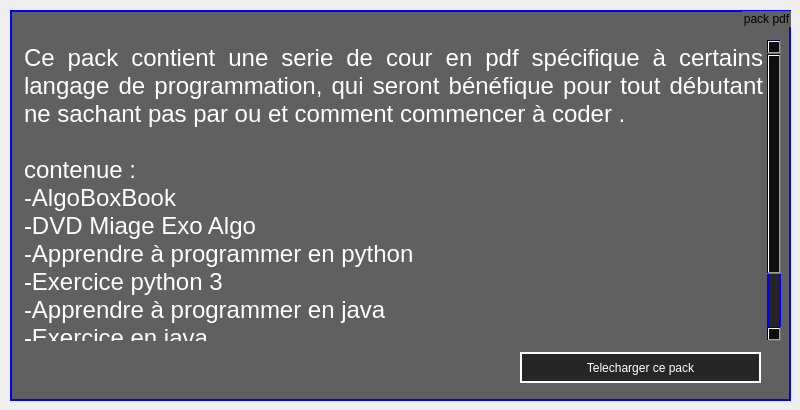
      <widget class="QWidget" name="page_19">
       <widget class="QGroupBox" name="groupBox_8">
        <property name="geometry">
         <rect>
          <x>10</x>
          <y>10</y>
          <width>781</width>
          <height>391</height>
         </rect>
        </property>
        <property name="styleSheet">
         <string notr="true">border:solid;border-width:2;
border-color: rgb(0, 0, 255);background-color: rgb(0, 0, 0,153);</string>
        </property>
        <property name="title">
         <string>pack pdf</string>
        </property>
        <property name="alignment">
         <set>Qt::AlignRight|Qt::AlignTrailing|Qt::AlignVCenter</set>
        </property>
        <widget class="QTextEdit" name="textEdit_2">
         <property name="geometry">
          <rect>
           <x>10</x>
           <y>30</y>
           <width>761</width>
           <height>301</height>
          </rect>
         </property>
         <property name="cursor" stdset="0">
          <cursorShape>ArrowCursor</cursorShape>
         </property>
         <property name="styleSheet">
          <string notr="true">background :transparent;border:transparent;

color: rgb(255, 255, 255);</string>
         </property>
         <property name="frameShape">
          <enum>QFrame::NoFrame</enum>
         </property>
         <property name="readOnly">
          <bool>true</bool>
         </property>
         <property name="html">
          <string>&lt;!DOCTYPE HTML PUBLIC &quot;-//W3C//DTD HTML 4.0//EN&quot; &quot;http://www.w3.org/TR/REC-html40/strict.dtd&quot;&gt;
&lt;html&gt;&lt;head&gt;&lt;meta name=&quot;qrichtext&quot; content=&quot;1&quot; /&gt;&lt;style type=&quot;text/css&quot;&gt;
p, li { white-space: pre-wrap; }
&lt;/style&gt;&lt;/head&gt;&lt;body style=&quot; font-family:'Rockwell'; font-size:14pt; font-weight:400; font-style:normal;&quot;&gt;
&lt;p align=&quot;justify&quot; style=&quot; margin-top:0px; margin-bottom:0px; margin-left:0px; margin-right:0px; -qt-block-indent:0; text-indent:0px;&quot;&gt;&lt;span style=&quot; font-size:18pt;&quot;&gt;Ce pack contient une serie de cour en pdf spécifique à certains langage de programmation, qui seront bénéfique pour tout débutant ne sachant pas par ou et comment commencer à coder .&lt;/span&gt;&lt;/p&gt;
&lt;p align=&quot;justify&quot; style=&quot;-qt-paragraph-type:empty; margin-top:0px; margin-bottom:0px; margin-left:0px; margin-right:0px; -qt-block-indent:0; text-indent:0px; font-size:18pt;&quot;&gt;&lt;br /&gt;&lt;/p&gt;
&lt;p align=&quot;justify&quot; style=&quot; margin-top:0px; margin-bottom:0px; margin-left:0px; margin-right:0px; -qt-block-indent:0; text-indent:0px;&quot;&gt;&lt;span style=&quot; font-size:18pt;&quot;&gt;contenue :&lt;/span&gt;&lt;/p&gt;
&lt;p align=&quot;justify&quot; style=&quot; margin-top:0px; margin-bottom:0px; margin-left:0px; margin-right:0px; -qt-block-indent:0; text-indent:0px;&quot;&gt;&lt;span style=&quot; font-size:18pt;&quot;&gt;-AlgoBoxBook&lt;/span&gt;&lt;/p&gt;
&lt;p align=&quot;justify&quot; style=&quot; margin-top:0px; margin-bottom:0px; margin-left:0px; margin-right:0px; -qt-block-indent:0; text-indent:0px;&quot;&gt;&lt;span style=&quot; font-size:18pt;&quot;&gt;-DVD Miage Exo Algo&lt;/span&gt;&lt;/p&gt;
&lt;p align=&quot;justify&quot; style=&quot; margin-top:0px; margin-bottom:0px; margin-left:0px; margin-right:0px; -qt-block-indent:0; text-indent:0px;&quot;&gt;&lt;span style=&quot; font-size:18pt;&quot;&gt;-Apprendre à programmer en python&lt;/span&gt;&lt;/p&gt;
&lt;p align=&quot;justify&quot; style=&quot; margin-top:0px; margin-bottom:0px; margin-left:0px; margin-right:0px; -qt-block-indent:0; text-indent:0px;&quot;&gt;&lt;span style=&quot; font-size:18pt;&quot;&gt;-Exercice python 3&lt;/span&gt;&lt;/p&gt;
&lt;p align=&quot;justify&quot; style=&quot; margin-top:0px; margin-bottom:0px; margin-left:0px; margin-right:0px; -qt-block-indent:0; text-indent:0px;&quot;&gt;&lt;span style=&quot; font-size:18pt;&quot;&gt;-Apprendre à programmer en java&lt;/span&gt;&lt;/p&gt;
&lt;p align=&quot;justify&quot; style=&quot; margin-top:0px; margin-bottom:0px; margin-left:0px; margin-right:0px; -qt-block-indent:0; text-indent:0px;&quot;&gt;&lt;span style=&quot; font-size:18pt;&quot;&gt;-Exercice en java&lt;/span&gt;&lt;/p&gt;
&lt;p align=&quot;justify&quot; style=&quot; margin-top:0px; margin-bottom:0px; margin-left:0px; margin-right:0px; -qt-block-indent:0; text-indent:0px;&quot;&gt;&lt;span style=&quot; font-size:18pt;&quot;&gt;-Apprennez à programmer en C&lt;/span&gt;&lt;/p&gt;
&lt;p align=&quot;justify&quot; style=&quot; margin-top:0px; margin-bottom:0px; margin-left:0px; margin-right:0px; -qt-block-indent:0; text-indent:0px;&quot;&gt;&lt;span style=&quot; font-size:18pt;&quot;&gt;-Un site dynamique avec PHP&lt;/span&gt;&lt;/p&gt;&lt;/body&gt;&lt;/html&gt;</string>
         </property>
        </widget>
        <widget class="QPushButton" name="pack_pdf">
         <property name="geometry">
          <rect>
           <x>510</x>
           <y>342</y>
           <width>241</width>
           <height>31</height>
          </rect>
         </property>
         <property name="cursor">
          <cursorShape>PointingHandCursor</cursorShape>
         </property>
         <property name="styleSheet">
          <string notr="true">color: rgb(255, 255, 255);
border-color: rgb(255, 255, 255);</string>
         </property>
         <property name="text">
          <string>Telecharger ce pack</string>
         </property>
        </widget>
       </widget>
      </widget>
